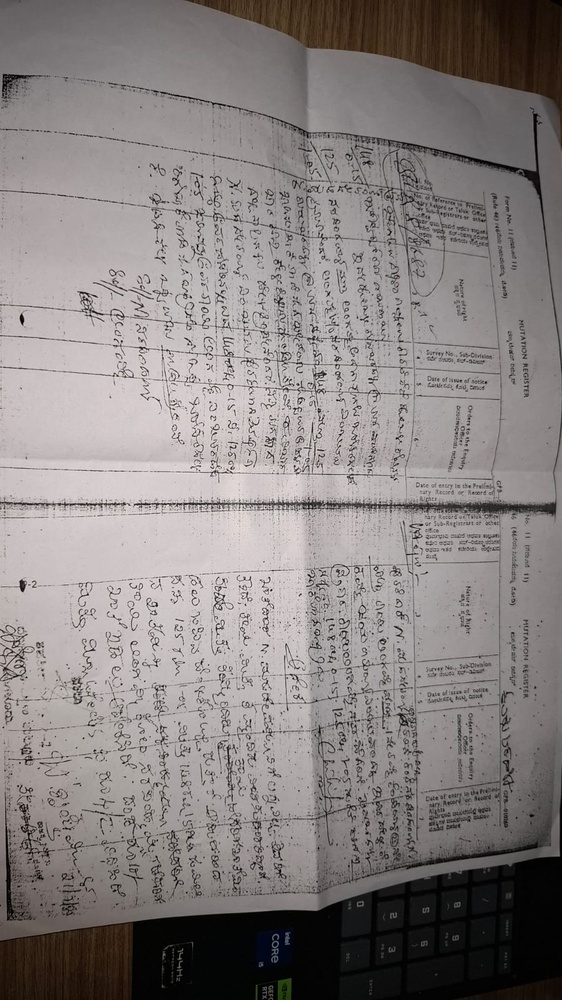
#> input picture tests/fixtures/documents/doc1.jpeg, 562 x 1000 px, shrunk from 900 x 1600 before the run
$ python -i multi_variant_ocr.py   (imports and definitions only)
#> lines starting #> are read from the running program, lines starting #| are printed output that depends on the picture
"""Generic Multi-Variant Visual Inference & Cross-Variant Beam Aggregation for TrOCR.

Generates multiple aspect-ratio-preserving visual representations of a handwritten crop:
1. Original RGB Crop
2. Grayscale / Contrast-Enhanced (CLAHE) Crop
3. Lightly Sharpened Crop
4. Adaptive-Threshold Cleaned Crop
5. Padded Margin Crop

Executes beam search (num_beams=5) on all variants and performs multi-signal aggregation:
- Cross-variant consensus / agreement
- Acoustic / visual sequence probability
- Orthographic / phonotactic validity
- Lexicon plausibility
"""

from dataclasses import dataclass, field
import unicodedata
from typing import Any, Dict, List, Optional, Tuple

import cv2
import numpy as np
from PIL import Image, ImageOps, ImageFilter

from src.postprocessing.beam_rescorer import KannadaBeamRescorer


@dataclass
class VariantCandidate:
    """A candidate sequence generated by a specific image variant."""
    variant_name: str
    rank: int
    text: str
    token_ids: List[int]
    model_score: float
    model_probability: float


@dataclass
class AggregatedCandidate:
    """An aggregated candidate pooled across all visual variants."""
    text: str
    variants_supported: List[str]
    variant_count: int
    agreement_ratio: float
    mean_model_prob: float
    max_model_prob: float
    orthographic_score: float
    lexicon_score: float
    matched_lexicon_word: Optional[str]
    composite_score: float


@dataclass
class MultiVariantResult:
    """Final output of multi-variant visual inference."""
    final_prediction: str
    confidence: float
    primary_variant_top: str
    primary_variant_confidence: float
    aggregated_top: str
    is_switched: bool
    requires_human_review: bool
    variants_tested: List[str] = field(default_factory=list)
    variant_breakdown: Dict[str, List[Dict[str, Any]]] = field(default_factory=dict)
    all_aggregated_candidates: List[AggregatedCandidate] = field(default_factory=list)


# [34 lines left out: function generate_crop_variants, not called in this run]


class MultiVariantBeamEvaluator:
    """Orchestrates multi-variant visual inference and consensus aggregation."""

    def __init__(self, rescorer: Optional[KannadaBeamRescorer] = None):
        self.rescorer = rescorer or KannadaBeamRescorer()

    # [146 lines left out: function run_multi_variant_inference, not called in this run]

>>> from PIL import Image
>>> picture = Image.open('../../tests/fixtures/documents/doc1.jpeg')
#> picture is the input picture: PIL image 562x1000 RGB; mean R, G, B 136, 130, 129.1
>>> result = generate_crop_variants(picture)
#> in generate_crop_variants, `enhanced_gray = clahe.apply(gray)`:
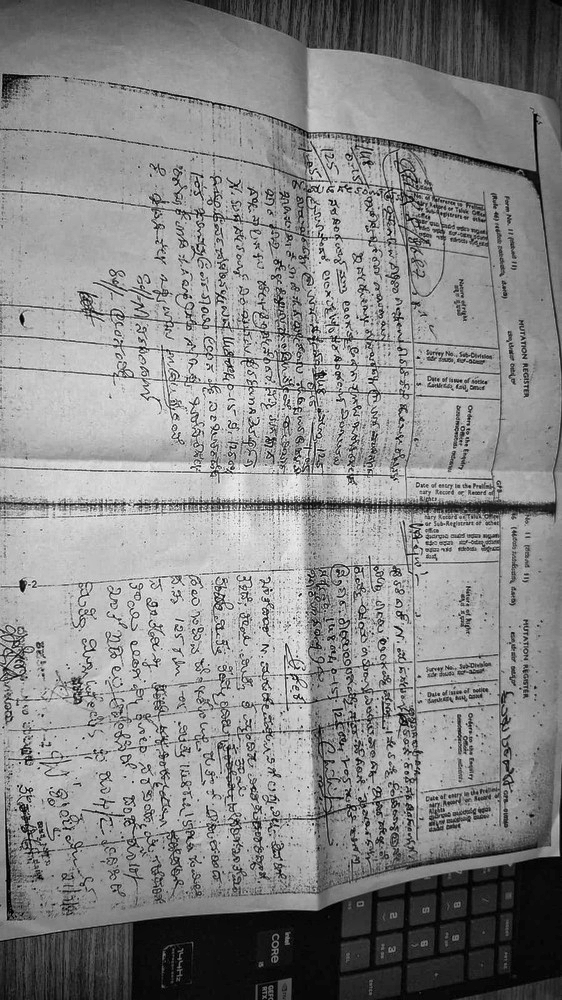
#> enhanced_gray: shape (1000, 562); min 0, max 253, mean 136.7
#> in generate_crop_variants, `adapt_bin = cv2.adaptiveThreshold( blurred, 255, cv2.ADAPTIVE_THRESH_G..`:
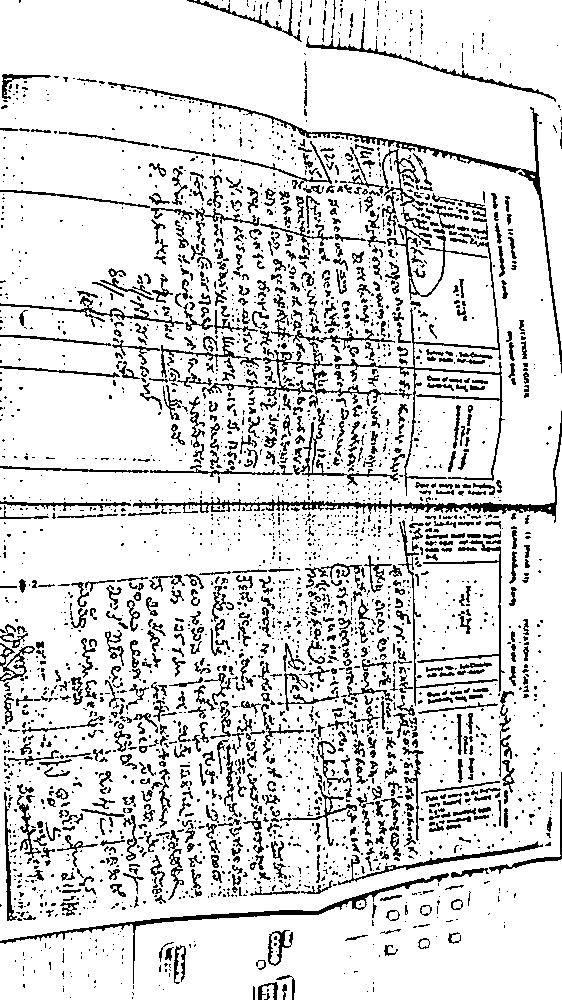
#> adapt_bin: shape (1000, 562); 85.3% white; black in thin lines or dots
#> in generate_crop_variants, `padded = ImageOps.expand(rgb_img, border=pad, fill="white")`:
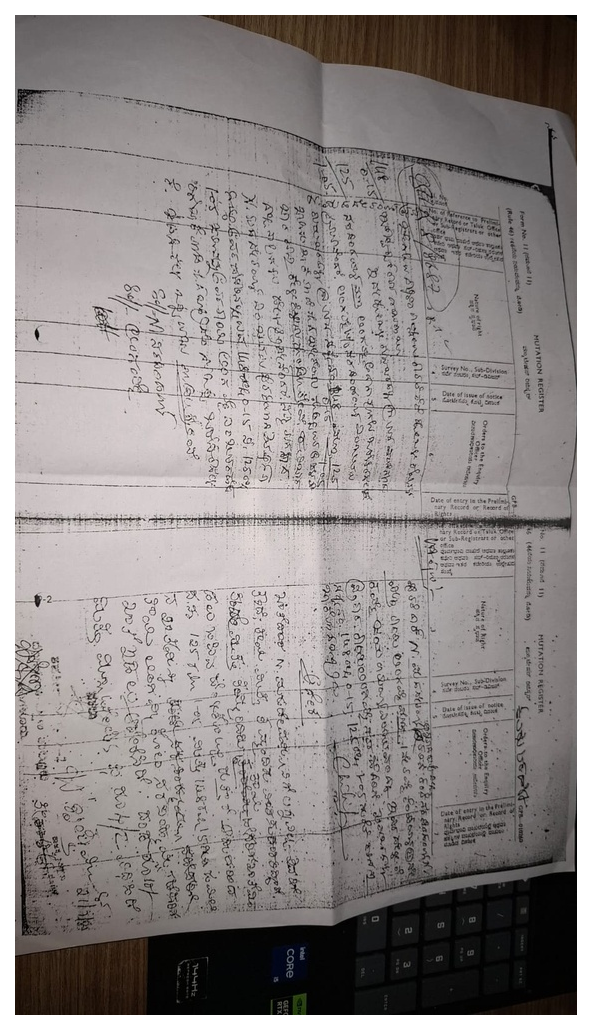
#> padded: PIL image 592x1030 RGB; mean R, G, B 145.3, 139.8, 139
#> result = 5 items
